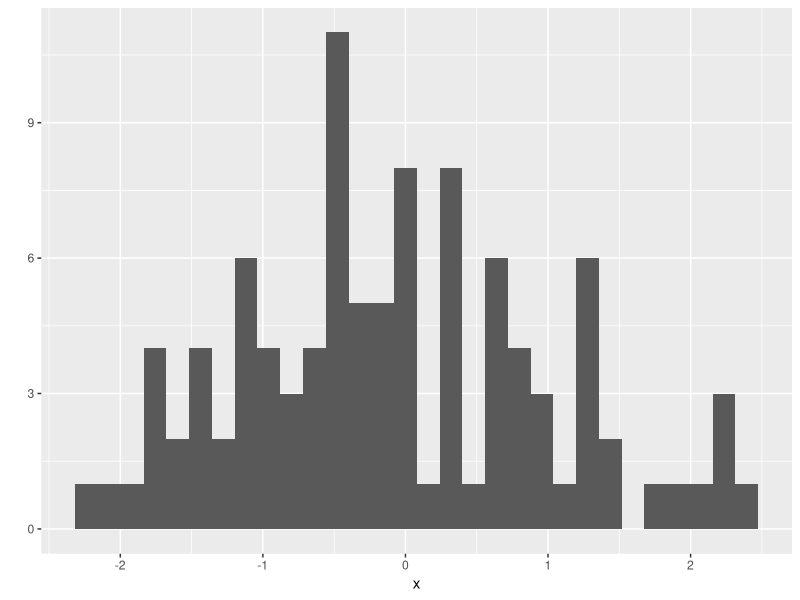

R code for this plot:
## ---- chunk 1
library(ggplot2)
library(data.table)
## ---- chunk 2
n <- 100
x <- rnorm(n)
qplot(x)
